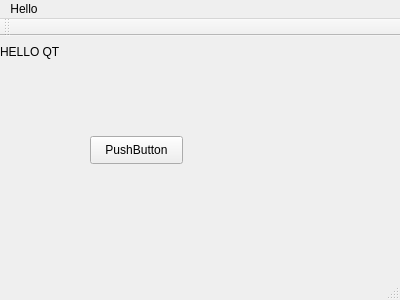
<?xml version="1.0" encoding="UTF-8"?>
<ui version="4.0">
 <class>MainWindow</class>
 <widget class="QMainWindow" name="MainWindow">
  <property name="geometry">
   <rect>
    <x>0</x>
    <y>0</y>
    <width>400</width>
    <height>300</height>
   </rect>
  </property>
  <property name="windowTitle">
   <string>MainWindow</string>
  </property>
  <widget class="QWidget" name="centralWidget">
   <widget class="QLabel" name="label">
    <property name="geometry">
     <rect>
      <x>0</x>
      <y>0</y>
      <width>181</width>
      <height>31</height>
     </rect>
    </property>
    <property name="text">
     <string>HELLO QT</string>
    </property>
   </widget>
   <widget class="QPushButton" name="pushButton">
    <property name="geometry">
     <rect>
      <x>90</x>
      <y>100</y>
      <width>93</width>
      <height>28</height>
     </rect>
    </property>
    <property name="text">
     <string>PushButton</string>
    </property>
   </widget>
  </widget>
  <widget class="QMenuBar" name="menuBar">
   <property name="geometry">
    <rect>
     <x>0</x>
     <y>0</y>
     <width>400</width>
     <height>26</height>
    </rect>
   </property>
   <widget class="QMenu" name="menuHello">
    <property name="title">
     <string>Hello</string>
    </property>
   </widget>
   <addaction name="menuHello"/>
  </widget>
  <widget class="QToolBar" name="mainToolBar">
   <attribute name="toolBarArea">
    <enum>TopToolBarArea</enum>
   </attribute>
   <attribute name="toolBarBreak">
    <bool>false</bool>
   </attribute>
  </widget>
  <widget class="QStatusBar" name="statusBar"/>
  <action name="actionTestAction">
   <property name="text">
    <string>TestAction</string>
   </property>
  </action>
 </widget>
 <layoutdefault spacing="6" margin="11"/>
 <resources/>
 <connections>
  <connection>
   <sender>pushButton</sender>
   <signal>released()</signal>
   <receiver>actionTestAction</receiver>
   <slot>trigger()</slot>
   <hints>
    <hint type="sourcelabel">
     <x>136</x>
     <y>153</y>
    </hint>
    <hint type="destinationlabel">
     <x>-1</x>
     <y>-1</y>
    </hint>
   </hints>
  </connection>
 </connections>
</ui>
